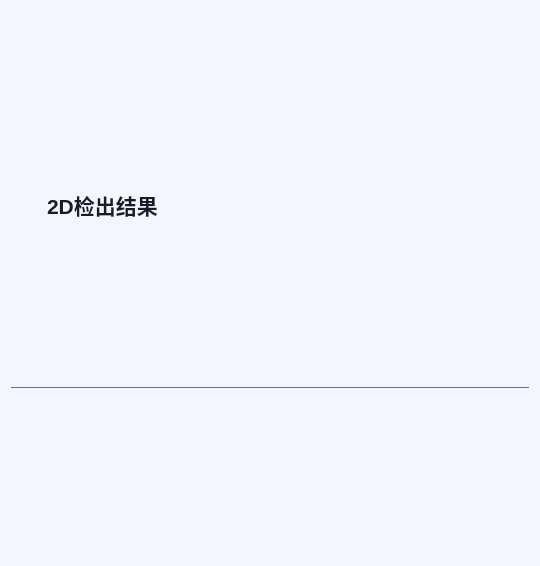
<?xml version="1.0" encoding="UTF-8"?>
<ui version="4.0">
 <class>CheckoutResultForm</class>
 <widget class="QFrame" name="CheckoutResultForm">
  <property name="geometry">
   <rect>
    <x>0</x>
    <y>0</y>
    <width>540</width>
    <height>566</height>
   </rect>
  </property>
  <property name="windowTitle">
   <string>Form</string>
  </property>
  <property name="styleSheet">
   <string notr="true">background-color:#F3F6FE;</string>
  </property>
  <property name="frameShape">
   <enum>QFrame::NoFrame</enum>
  </property>
  <layout class="QVBoxLayout" name="verticalLayout">
   <property name="spacing">
    <number>0</number>
   </property>
   <property name="topMargin">
    <number>36</number>
   </property>
   <item>
    <widget class="QLabel" name="labelCheckoutResult">
     <property name="sizePolicy">
      <sizepolicy hsizetype="Preferred" vsizetype="Fixed">
       <horstretch>0</horstretch>
       <verstretch>0</verstretch>
      </sizepolicy>
     </property>
     <property name="minimumSize">
      <size>
       <width>0</width>
       <height>20</height>
      </size>
     </property>
     <property name="styleSheet">
      <string notr="true">QLabel#labelCheckoutResult{
color: #1B1B24;
font: 16pt;
font-weight: 500;
background-image: url(:/images/checkout-result.svg);
background-position: left;
background-repeat: none;
background-color: rgba(0, 0, 0, 0);
padding-left: 30;
}
</string>
     </property>
     <property name="text">
      <string>2D检出结果</string>
     </property>
    </widget>
   </item>
   <item>
    <spacer name="verticalSpacer">
     <property name="orientation">
      <enum>Qt::Vertical</enum>
     </property>
     <property name="sizeType">
      <enum>QSizePolicy::Fixed</enum>
     </property>
     <property name="sizeHint" stdset="0">
      <size>
       <width>20</width>
       <height>13</height>
      </size>
     </property>
    </spacer>
   </item>
   <item>
    <widget class="QWidget" name="lineWidget" native="true">
     <property name="sizePolicy">
      <sizepolicy hsizetype="Preferred" vsizetype="Fixed">
       <horstretch>0</horstretch>
       <verstretch>0</verstretch>
      </sizepolicy>
     </property>
     <property name="minimumSize">
      <size>
       <width>0</width>
       <height>1</height>
      </size>
     </property>
     <property name="styleSheet">
      <string notr="true">QWidget#lineWidget{
background-color:#646DA3;
}</string>
     </property>
    </widget>
   </item>
   <item>
    <spacer name="verticalSpacer_2">
     <property name="orientation">
      <enum>Qt::Vertical</enum>
     </property>
     <property name="sizeType">
      <enum>QSizePolicy::Fixed</enum>
     </property>
     <property name="sizeHint" stdset="0">
      <size>
       <width>20</width>
       <height>12</height>
      </size>
     </property>
    </spacer>
   </item>
   <item>
    <layout class="QGridLayout" name="gridLayout">
     <property name="sizeConstraint">
      <enum>QLayout::SetNoConstraint</enum>
     </property>
     <property name="spacing">
      <number>0</number>
     </property>
    </layout>
   </item>
  </layout>
 </widget>
 <resources/>
 <connections/>
</ui>
